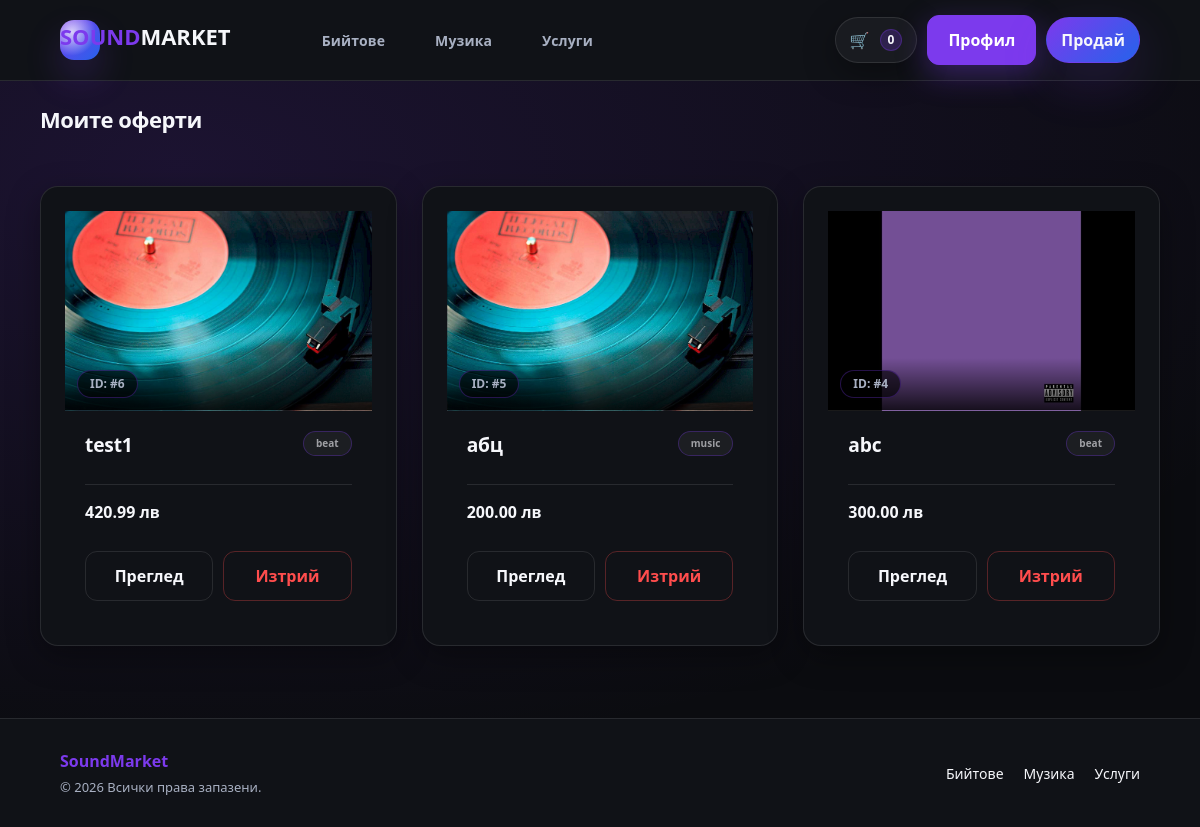
/soundmarket/my_products.php (signed in), run on the app's committed database.
### tables this page shows
CREATE TABLE `products` (
  `id` int(11) NOT NULL,
  `owner_id` int(11) NOT NULL,
  `type` enum('beat','music','service','digital') NOT NULL,
  `title` varchar(140) NOT NULL,
  `description` text DEFAULT NULL,
  `price_bgn` int(11) NOT NULL,
  `genre` varchar(60) DEFAULT NULL,
  `bpm` int(11) DEFAULT NULL,
  `file_path` varchar(255) DEFAULT NULL,
  `cover_path` varchar(255) DEFAULT NULL,
  `created_at` timestamp NOT NULL DEFAULT current_timestamp()
);

### soundmarket/inc/db.php (called while the page is built, shortened)
<?php
function db(): PDO {
  static $pdo = null;
  if ($pdo) return $pdo;
  $dsn = 'mysql:host=' . DB_HOST . ';dbname=' . DB_NAME . ';charset=utf8mb4';
  $pdo = new PDO($dsn, DB_USER, DB_PASS, [
    PDO::ATTR_ERRMODE => PDO::ERRMODE_EXCEPTION,
    PDO::ATTR_DEFAULT_FETCH_MODE => PDO::FETCH_ASSOC,
  ]);
  return $pdo;
}

### soundmarket/inc/functions.php (called while the page is built, shortened)
<?php
function h(string $s): string {
  return htmlspecialchars($s, ENT_QUOTES, 'UTF-8');
}
function format_bgn(int $st): string {
  return number_format($st / 100, 2, '.', '') . ' лв';
}

### soundmarket/my_products.php (the view, shortened to what this page needs)
<?php
require_once __DIR__ . '/inc/db.php';
require_once __DIR__ . '/inc/functions.php';
$stmt = db()->prepare("SELECT * FROM products WHERE owner_id=? ORDER BY created_at DESC");
$stmt->execute([current_user_id()]);
$items = $stmt->fetchAll();
require __DIR__ . '/inc/header.php';
?>
<div class="container" style="padding: 22px 0;">
  <div class="page-head" style="margin-bottom: 30px;">
    <h2>Моите оферти</h2>
  </div>
  <div class="grid">
    <?php foreach ($items as $p): ?>
      <article class="card">
        <?php
          $userCover = !empty($p['cover_path']) ? APP_BASE . '/' . h($p['cover_path']) : null;
          $defaultCover = APP_BASE . '/uploads/blog-vinyl-lp.800x0.jpg';
          $finalCover = $userCover ?: $defaultCover;
        ?>
        <div class="card-img-container" style="background-image: url('<?= $finalCover ?>');">
            <div class="card-media-overlay">
                <span class="pill" style="background: rgba(0,0,0,0.6);">ID: #<?= (int)$p['id'] ?></span>
            </div>
        </div>
        <div class="card-body">
          <div class="card-title">
            <h3><?= h($p['title']) ?></h3>
            <small class="pill" style="font-size: 10px;"><?= h($p['type']) ?></small>
          </div>
          <div class="price-row">
            <strong><?= format_bgn((int)$p['price_bgn']) ?></strong>
          </div>
          <div class="actions" style="grid-template-columns: 1fr 1fr;">
            <a class="btn" href="<?= APP_BASE ?>/product.php?id=<?= (int)$p['id'] ?>" style="text-align:center;">Преглед</a>
            <a class="btn" href="<?= APP_BASE ?>/product_delete.php?id=<?= (int)$p['id'] ?>"
               style="text-align:center; color: #ff4d4d; border-color: rgba(255,77,77,0.3);"
               onclick="return confirm('Сигурни ли сте, че искате да изтриете тази оферта?');">Изтрий</a>
          </div>
        </div>
      </article>
    <?php endforeach; ?>
  </div>
</div>
<?php require __DIR__ . '/inc/footer.php'; ?>

### data on the page
products: cover_path (picture), id "6", title "test1", type "beat", price_bgn "420.99 лв"
products: id "5", title "абц", type "music", price_bgn "200.00 лв"
products: cover_path (picture), id "4", title "abc", type "beat", price_bgn "300.00 лв"

### other printed values
$cartCount "0"
APP_NAME "SoundMarket"
